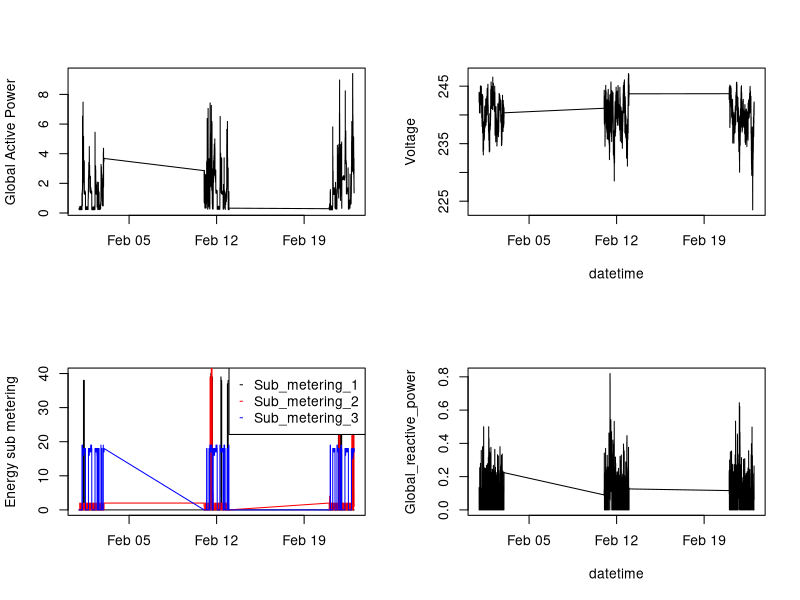

Write R code to recreate this figure.
data=read.csv("dataset.txt",sep=";",dec=".",
              colClasses=c(rep("character",2),rep("numeric",7)),
              na.strings="?")
datetime<-strptime(paste(data$Date,data$Time),format="%d/%m/%Y %H:%M:%S")

png(file="plot4.png", width=480, height=480)
par(mfrow=c(2,2))

#Graph 1
plot(datetime,data$Global_active_power,type="l",
     xlab="",
     ylab="Global Active Power",
     main="")

#Graph 2
plot(datetime,data$Voltage, ylab="Voltage", type="l")

#Graph 3
plot(datetime,data$Sub_metering_1,type="l",
     xlab="",
     ylab="Energy sub metering",
     main="")
lines(datetime,data$Sub_metering_2,col="red")
lines(datetime,data$Sub_metering_3,col="blue")
legend("topright",pch="-",col=c("black","red","blue"), legend=names(data)[7:9])

#Graph 4
with(data, plot(datetime,Global_reactive_power, type="l"))

dev.off()
